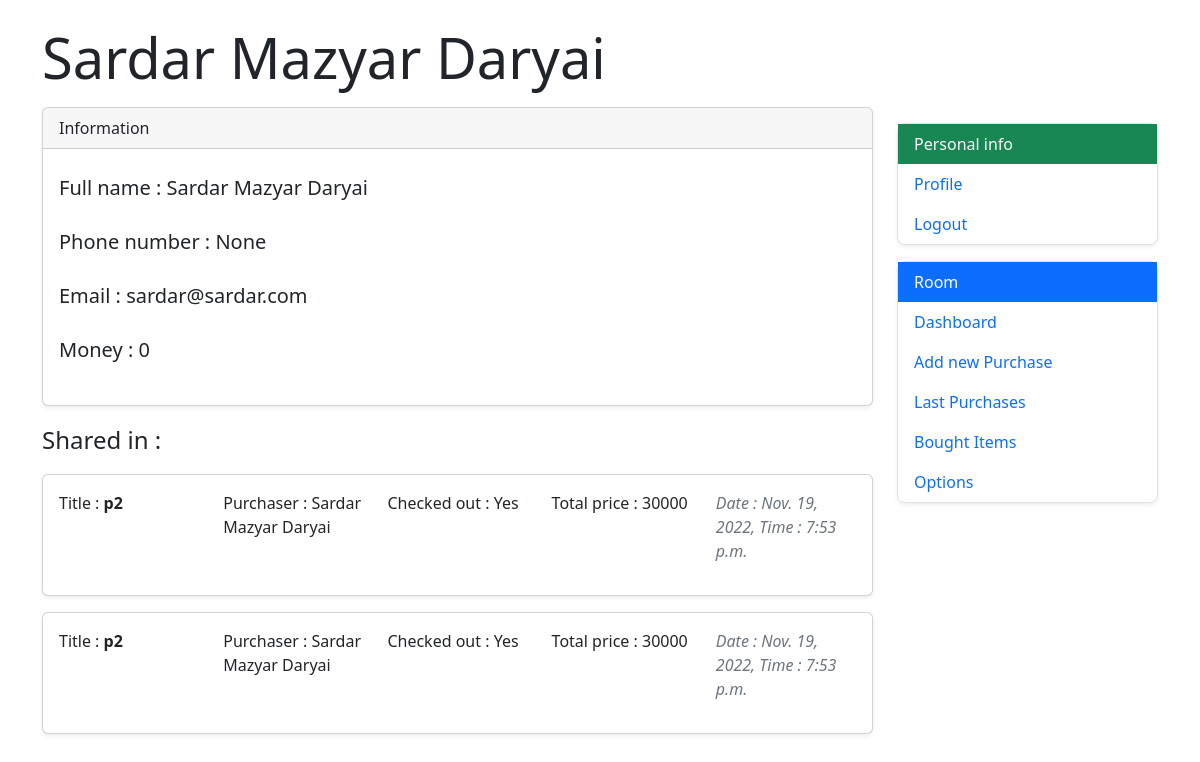
/room/roommate_out_view/8/ (signed in), run on the app's committed database.
### users/models.py (models this page shows, shortened)
class CustomUser(AbstractUser):
    has_room = models.BooleanField(default=False)
    full_name = models.CharField(max_length=35, blank=True, null=True, default='')
    phone_number = PhoneNumberField(blank=True, null=True, default='')
    money = models.IntegerField(blank=True, null=True, default=0)
    def __str__(self):
        if self.full_name:
            return self.full_name
        return self.username

### rooms/models.py (models this page shows, shortened)
class Purchase(models.Model):
    title = models.CharField(max_length=250, blank=True)
    created_at = models.DateTimeField(auto_now_add=True)
    purchaser = models.ForeignKey(get_user_model(), related_name='purchase', on_delete=models.CASCADE, blank=False)
    items = models.ManyToManyField(Item, related_name='cart')
    member = models.ManyToManyField(get_user_model(), related_name='shared_purchase', blank=True)
    is_payed = models.BooleanField(default=False)
    room = models.ForeignKey(Room, on_delete=models.CASCADE, related_name='purchases', null=True)
    sum = models.PositiveIntegerField(null=True)

### rooms/views.py (the view)
# urls.py: path('roommate_out_view/<int:pk>/', views.RoommateOutView.as_view(), name='roommate_view'),
class RoommateOutView(UserPassesTestMixin, generic.DetailView):
    model = get_user_model()
    template_name = 'rooms/roommate_out_view.html'
    context_object_name = 'roommate'
    def test_func(self):
        user = self.request.user
        room = get_object_or_404(get_user_model(), id=self.kwargs['pk']).room.first()
        return user in room.member.all()
    def get_context_data(self, **kwargs):
        context = super(RoommateOutView, self).get_context_data(**kwargs)
        context['room_obj'] = self.request.user.room.first()
        user = self.request.user
        roommate = get_user_model().objects.filter(id=self.kwargs['pk'])
        room = user.room.first()
        purchases = Purchase.objects.filter(Q(member__in=roommate) | Q(purchaser__in=roommate)).order_by('-created_at')
        context['purchases'] = purchases
        return context

### rooms/templates/rooms/roommate_out_view.html (shortened to what this page needs)
{% extends '_base.html' %}
{% block page-content %}
    <div class="container">
        <span class="display-4 text-capitalize">{{ roommate }}</span>
        <div class="row mt-3">
            <div class="col-9">
                <div class="card shadow-sm">
                    <div class="card-header">
                        Information
                    </div>
                    <div class="card-body fs-5 mt-2 ">
                        <div>
                            <span class="fw-light">Full name : </span>
                            <span class="fw-normal">{{ roommate.full_name }}</span>
                        </div>
                        <div class="my-4">
                            <span class="fw-light">Phone number : </span>
                            <span class="fw-normal">{{ roommate.phone_number }}</span>
                        </div>
                        <div>
                            <span class="fw-light">Email : </span>
                            <span class="fw-normal">{{ roommate.email }}</span>
                        </div>
                        <div class="my-4">
                            <span class="fw-light">Money :  </span>
                            <span class="fw-normal">{{ roommate.money }}</span>
                        </div>
                    </div>
                </div>
                <p class="fs-4 my-3">
                    Shared in :
                </p>
                {% for purchase in purchases %}
                    <div class="card my-3 shadow-sm" data-bs-toggle="collapse"
                         data-bs-target="#PurchaseDetail{{ forloop.counter }}"
                         aria-expanded="false" aria-controls="PurchaseDetail{{ forloop.counter }}">
                        <div class="card-body">
                            <div class="row">
                                <div class="col"><p class="text fw-normal" style="display: inline;">Title : </p>
                                    <p class="text fw-semibold" style="display: inline;">{{ purchase.title }}</p></div>
                                <div class="col">
                                    <p class="text fw-normal" style="display: inline;">Purchaser : </p>
                                    <p class="text" style="display: inline;">{{ purchase.purchaser }}</p>
                                </div>
                                <div class="col">
                                    <p class="text fw-normal" style="display: inline;">Checked out : </p>
                                    <p class="text fw-normal" style="display: inline;">{% if purchase.is_payed %}
                                        Yes{% else %}No{% endif %}</p>
                                </div>
                                <div class="col"><p class="text">Total price : {{ purchase.sum }}</p></div>
                                <div class="col"><p class="text-muted fst-italic fw-light">Date
                                    : {{ purchase.created_at.date }}, Time : {{ purchase.created_at.time }}</p></div>
                            </div>
                        </div>
                    </div>
                {% endfor %}
            </div>
            <div class="col-3">
                {% include 'rooms/right_panel.html' with room=room_obj %}
            </div>
        </div>
    </div>
{% endblock %}

### data on the page
CustomUser: full_name "Sardar Mazyar Daryai", phone_number "None", email "sardar@sardar.com", money "0"
Purchase: title "p2", purchaser "Sardar Mazyar Daryai", is_payed "Yes", sum "30000", created_at "Nov. 19, 2022", created_at.time "7:53 p.m."
